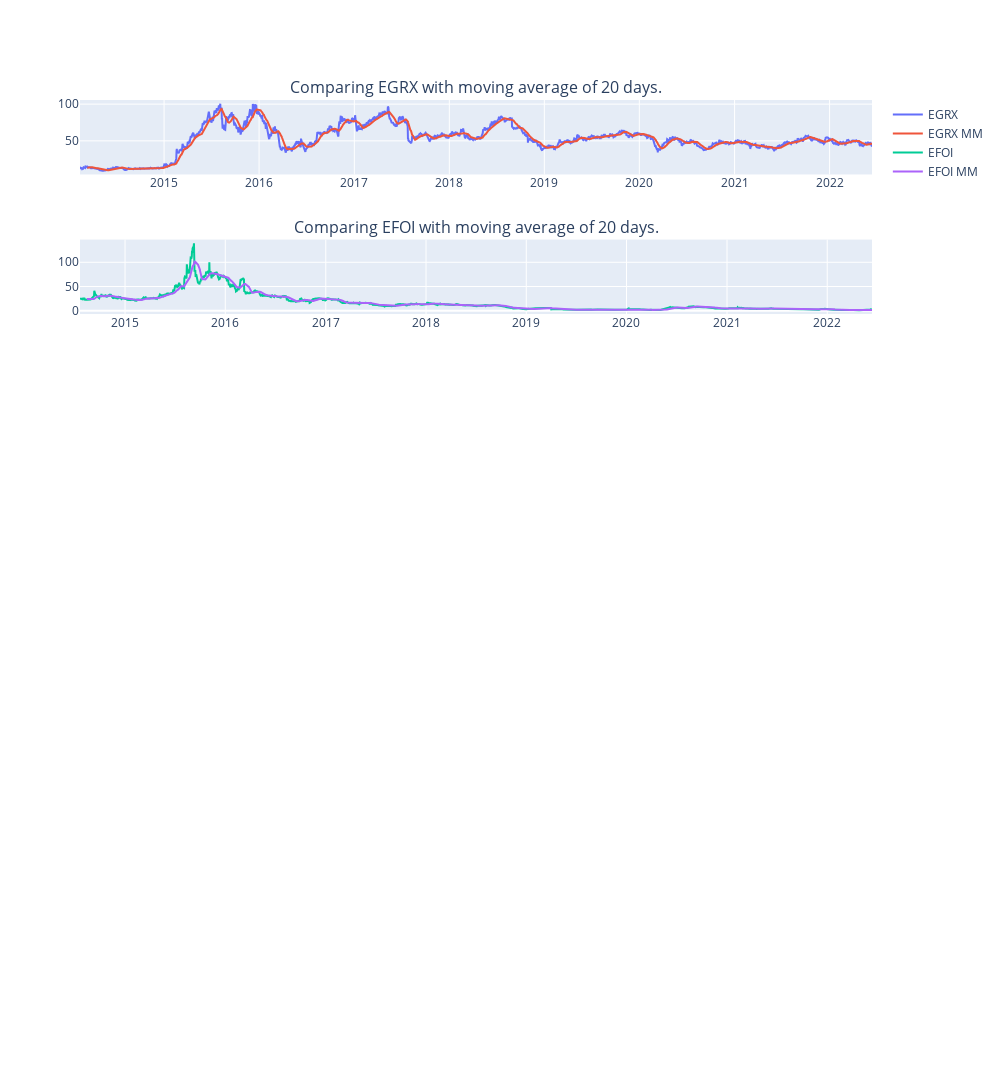

The notebook cell this image was saved under:
### Markdown cell above
In order to visualize a less noisy behaviour and variations let's use now moving average. To do so, we need first generate the moving averge for each stock data and then plot it.

### Code cell
fig = make_subplots(rows = 7, cols = 1,
                    subplot_titles = [f"Comparing {i} with moving average of 20 days." for i in stock_types])

for i in range(1,len(stock_types)+1):
    
    fig.add_trace(
        go.Scatter(x = df[df.Symbol == stock_types[i - 1]].Date, 
                   y = df[df.Symbol == stock_types[i - 1]].AdjustedClose,
                    mode = 'lines',
                    name = stock_types[i - 1]),
                    row = i, col = 1)

    fig.add_trace(
        go.Scatter(x = df[df.Symbol == stock_types[i - 1]].Date, 
                   y = df[df.Symbol == stock_types[i - 1]].AdjustedClose.rolling(20).mean(),
                    mode = 'lines',
                    name = stock_types[i - 1] + " MM"),
                    row = i, col = 1)

fig.update_layout(width = 1000, height = 3000)
fig.show()

### Figure 1 — Plotly figure (JSON) as saved in the notebook; plotly's stock layout.template omitted (floating-point values rounded to 4 significant figures; data arrays with more than 128 entries replaced by an {"elided": "..."} marker saying what was removed)
{"data": [{"mode": "lines", "name": "EGRX", "type": "scatter", "x": {"elided": "2099 str values"}, "xaxis": "x", "y": {"elided": "2099 float values"}, "yaxis": "y"}, {"mode": "lines", "name": "EGRX MM", "type": "scatter", "x": {"elided": "2099 str values"}, "xaxis": "x", "y": {"elided": "2099 float values"}, "yaxis": "y"}, {"mode": "lines", "name": "EFOI", "type": "scatter", "x": {"elided": "1990 str values"}, "xaxis": "x2", "y": {"elided": "1990 float values"}, "yaxis": "y2"}, {"mode": "lines", "name": "EFOI MM", "type": "scatter", "x": {"elided": "1990 str values"}, "xaxis": "x2", "y": {"elided": "1990 float values"}, "yaxis": "y2"}], "layout": {"annotations": [{"font": {"size": 16}, "showarrow": false, "text": "Comparing EGRX with moving average of 20 days.", "x": 0.5, "xanchor": "center", "xref": "paper", "y": 1.0, "yanchor": "bottom", "yref": "paper"}, {"font": {"size": 16}, "showarrow": false, "text": "Comparing EFOI with moving average of 20 days.", "x": 0.5, "xanchor": "center", "xref": "paper", "y": 0.8469, "yanchor": "bottom", "yref": "paper"}], "height": 3000, "width": 1000, "xaxis": {"anchor": "y", "domain": [0, 1]}, "xaxis2": {"anchor": "y2", "domain": [0, 1]}, "xaxis3": {"anchor": "y3", "domain": [0, 1]}, "xaxis4": {"anchor": "y4", "domain": [0, 1]}, "xaxis5": {"anchor": "y5", "domain": [0, 1]}, "xaxis6": {"anchor": "y6", "domain": [0, 1]}, "xaxis7": {"anchor": "y7", "domain": [0, 1]}, "yaxis": {"anchor": "x", "domain": [0.9184, 1.0]}, "yaxis2": {"anchor": "x2", "domain": [0.7653, 0.8469]}, "yaxis3": {"anchor": "x3", "domain": [0.6122, 0.6939]}, "yaxis4": {"anchor": "x4", "domain": [0.4592, 0.5408]}, "yaxis5": {"anchor": "x5", "domain": [0.3061, 0.3878]}, "yaxis6": {"anchor": "x6", "domain": [0.1531, 0.2347]}, "yaxis7": {"anchor": "x7", "domain": [0, 0.08163]}}}
